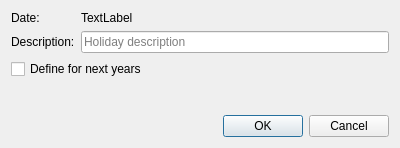
<?xml version="1.0" encoding="UTF-8"?>
<ui version="4.0">
 <class>AddSingleHolidayDlg</class>
 <widget class="QDialog" name="AddSingleHolidayDlg">
  <property name="geometry">
   <rect>
    <x>0</x>
    <y>0</y>
    <width>400</width>
    <height>148</height>
   </rect>
  </property>
  <property name="windowTitle">
   <string>Add a holiday</string>
  </property>
  <layout class="QGridLayout" name="gridLayout">
   <item row="0" column="0">
    <widget class="QLabel" name="label">
     <property name="text">
      <string>Date:</string>
     </property>
    </widget>
   </item>
   <item row="0" column="1">
    <widget class="QLabel" name="dateLabel">
     <property name="text">
      <string>TextLabel</string>
     </property>
    </widget>
   </item>
   <item row="1" column="0">
    <widget class="QLabel" name="label_2">
     <property name="text">
      <string>Description:</string>
     </property>
    </widget>
   </item>
   <item row="1" column="1">
    <widget class="QLineEdit" name="holidayEdit">
     <property name="placeholderText">
      <string>Holiday description</string>
     </property>
    </widget>
   </item>
   <item row="2" column="0" colspan="2">
    <widget class="QCheckBox" name="nextYearsBox">
     <property name="toolTip">
      <string>Defines the holiday for the next 10 years on the same date</string>
     </property>
     <property name="text">
      <string>Define for next years</string>
     </property>
    </widget>
   </item>
   <item row="4" column="0" colspan="2">
    <widget class="QDialogButtonBox" name="buttonBox">
     <property name="orientation">
      <enum>Qt::Horizontal</enum>
     </property>
     <property name="standardButtons">
      <set>QDialogButtonBox::Cancel|QDialogButtonBox::Ok</set>
     </property>
    </widget>
   </item>
   <item row="3" column="0">
    <spacer name="verticalSpacer">
     <property name="orientation">
      <enum>Qt::Vertical</enum>
     </property>
     <property name="sizeHint" stdset="0">
      <size>
       <width>20</width>
       <height>40</height>
      </size>
     </property>
    </spacer>
   </item>
  </layout>
 </widget>
 <tabstops>
  <tabstop>holidayEdit</tabstop>
  <tabstop>nextYearsBox</tabstop>
  <tabstop>buttonBox</tabstop>
 </tabstops>
 <resources/>
 <connections>
  <connection>
   <sender>buttonBox</sender>
   <signal>accepted()</signal>
   <receiver>AddSingleHolidayDlg</receiver>
   <slot>accept()</slot>
   <hints>
    <hint type="sourcelabel">
     <x>248</x>
     <y>254</y>
    </hint>
    <hint type="destinationlabel">
     <x>157</x>
     <y>274</y>
    </hint>
   </hints>
  </connection>
  <connection>
   <sender>buttonBox</sender>
   <signal>rejected()</signal>
   <receiver>AddSingleHolidayDlg</receiver>
   <slot>reject()</slot>
   <hints>
    <hint type="sourcelabel">
     <x>316</x>
     <y>260</y>
    </hint>
    <hint type="destinationlabel">
     <x>286</x>
     <y>274</y>
    </hint>
   </hints>
  </connection>
 </connections>
</ui>
